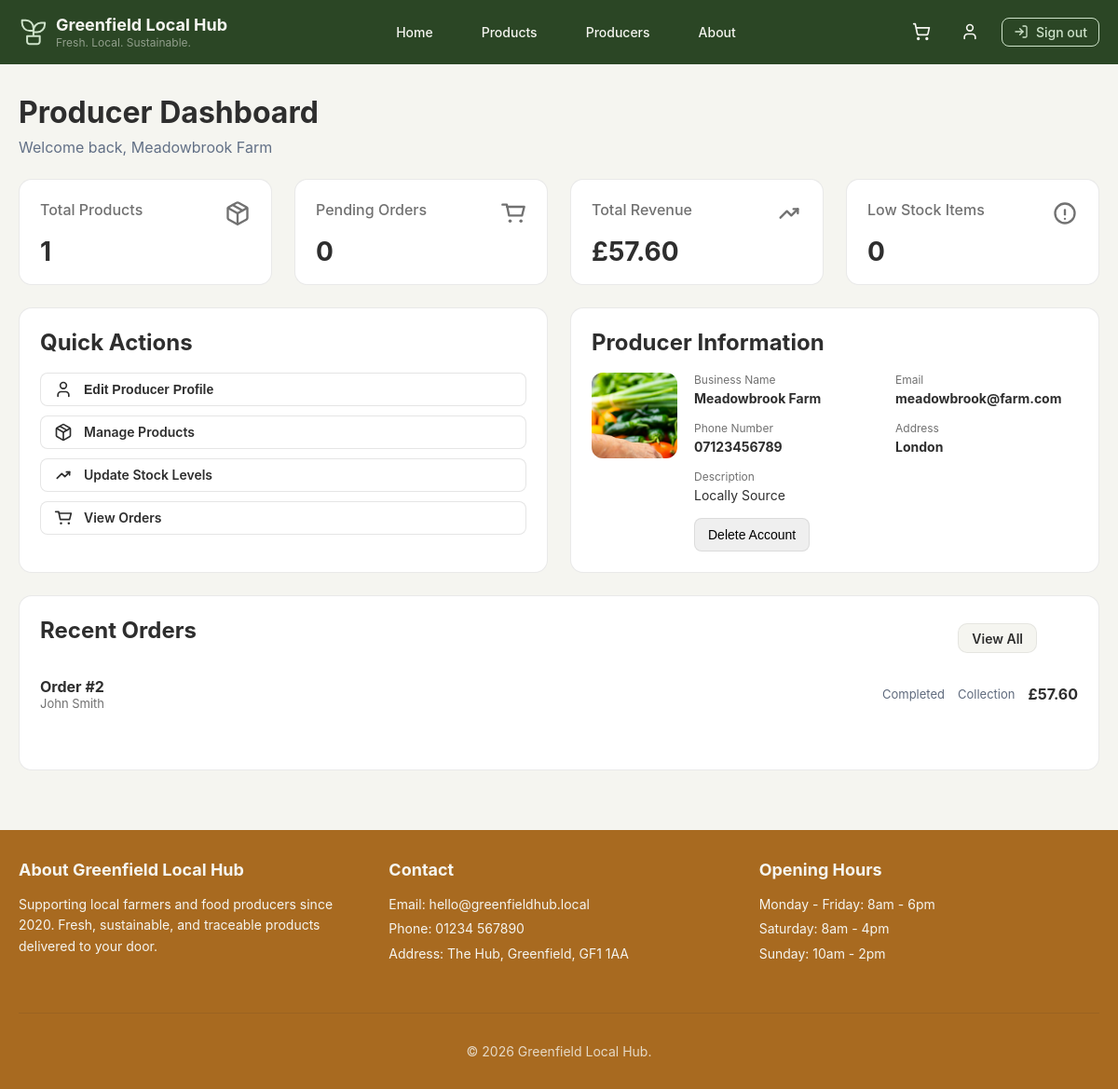
Page /producer-profile (signed in) on the earlier database version.
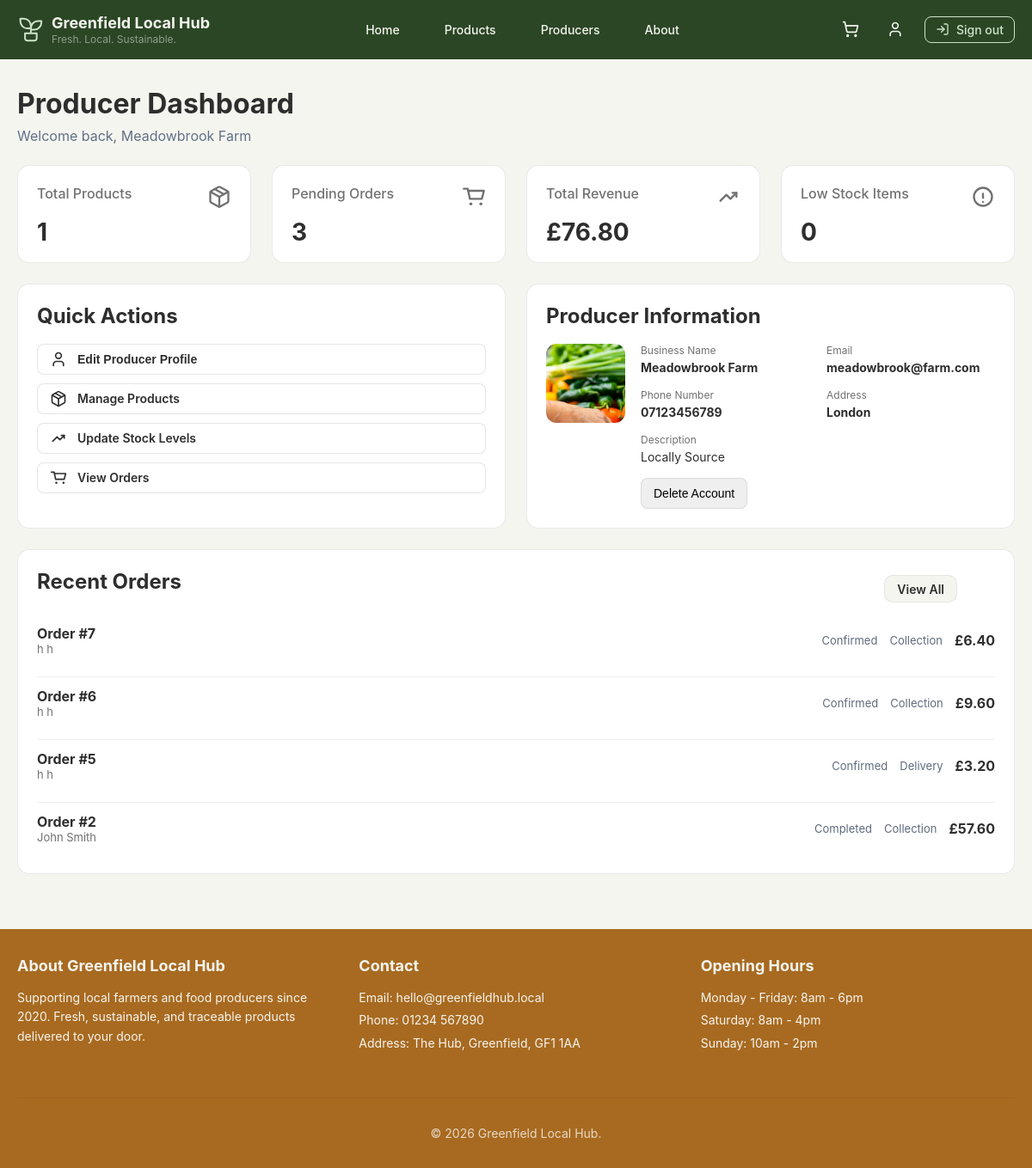
Same page on the later database version.
### tables this page shows
CREATE TABLE orders (
order_id INTEGER PRIMARY KEY AUTOINCREMENT,
customer_id INTEGER NOT NULL,
order_date TEXT NOT NULL,
status TEXT NOT NULL,
collection_or_delivery TEXT NOT NULL,
scheduled_time TEXT NOT NULL,
scheduled_date TEXT NOT NULL DEFAULT '',
scheduled_slot TEXT NOT NULL DEFAULT '',
total_price NUMERIC NOT NULL,
loyalty_reward_code TEXT,
loyalty_discount NUMERIC NOT NULL DEFAULT 0,
points_redeemed INTEGER NOT NULL DEFAULT 0,
FOREIGN KEY (customer_id) REFERENCES customer(customer_id) ON DELETE CASCADE ON DELETE CASCADE
);

### app.py (the view, shortened to what this page needs)
@app.route("/producer-profile", methods=["GET", "POST"])
@login_required
def producer_profile():
    db = get_db()
    producer = db.execute(
        """
        SELECT
            business_registration_number,
            business_name,
            business_email,
            business_phone_number,
            business_address,
            description,
            image_url,
            production_method,
            sustainability_info
        FROM producer
        WHERE producer_id = ?
        """,
        (current_user.id,),
    ).fetchone()
    metrics = get_producer_metrics(db, current_user.id)
    orders = get_producer_orders(db, current_user.id)
    recent_orders = orders
    profile_complete, missing_profile_fields = get_producer_profile_completion(producer)
    db.close()
    return render_template(
        "producer-dashboard.html",
        producer=producer,
        metrics=metrics,
        orders=orders,
        recent_orders=recent_orders,
        profile_complete=profile_complete,
        missing_profile_fields=missing_profile_fields,
    )

### app.py (called while the page is built)
def get_db():
    db = sqlite3.connect("glh.db")
    db.row_factory = sqlite3.Row
    db.execute("PRAGMA foreign_keys = ON")
    return db

def get_next_statuses(status, collection_or_delivery):
    transitions = ORDER_STATUS_TRANSITIONS.get(status, {})
    return transitions.get(collection_or_delivery, [])

def get_producer_profile_completion(producer):
    required_fields = {
        "image_url": "profile image",
        "description": "description",
        "production_method": "production method",
        "sustainability_info": "sustainability information",
    }
    missing_fields = [
        label
        for field, label in required_fields.items()
        if not producer or not producer[field] or not str(producer[field]).strip()
    ]
    return len(missing_fields) == 0, missing_fields

@app.context_processor
def inject_cart_count():
    if current_user.is_authenticated and current_user.user_type == "customer":
        db = get_db()
        count = get_cart_count(db, current_user.id)
        db.close()
        return {"cart_count": count}
    return {"cart_count": 0}

### templates/producer-dashboard.html (shortened to what the changed rows need)
{% extends "base.html" %}  {% block content %} {% set pending_statuses =
['Confirmed', 'Preparing'] %} {% set counts = namespace(pending=0, active=0,
completed=0) %} {% for order in orders %} {% if order.status in pending_statuses
%} {% set counts.pending = counts.pending + 1 %} {% endif %} {% endfor %}
<section class="producer-dashboard-page">
  <div class="container producer-dashboard-container">
    <div class="producer-dashboard-header">
      <h1>Producer Dashboard</h1>
    </div>
    <div class="producer-dashboard-stats">
      <article class="producer-dashboard-stat">
        <div class="producer-dashboard-stat_top">
          <span>Pending Orders</span>
        </div>
        <strong>{{ counts.pending }}</strong>
      </article>
      <article class="producer-dashboard-stat">
        <div class="producer-dashboard-stat_top">
          <span>Total Revenue</span>
        </div>
        <strong>£{{ '%.2f'|format(metrics.total_revenue or 0) }}</strong>
      </article>
    </div>
    <div class="producer-dashboard-main">
      <section class="producer-dashboard-card producer-dashboard-card--actions">
        <h2>Quick Actions</h2>
      </section>
      <section class="producer-dashboard-card producer-dashboard-card--profile">
        <h2>Producer Information</h2>
      </section>
    </div>
    <section class="producer-dashboard-card producer-dashboard-card--orders">
      <div class="producer-dashboard-card_header">
        <h2>Recent Orders</h2>
      </div>
      {% if recent_orders %}
      <div class="producer-dashboard-order-list">
        {% for order in recent_orders %}
        <article class="producer-dashboard-order-row">
          <div>
            <h3>Order #{{ order.order_id }}</h3>
            <p>{{ order.customer_name }}</p>
          </div>
          <div class="producer-dashboard-order-row_meta">
            <span>{{ order.status }}</span>
            <span>{{ order.collection_or_delivery }}</span>
            <strong>£{{ '%.2f'|format(order.producer_total) }}</strong>
          </div>
        </article>
        {% endfor %}
      </div>
      {% else %}
      <div class="producer-dashboard-empty-state">No pending orders</div>
      {% endif %}
    </section>
  </div>
</section>
{% endblock %}

Differences in the rows shown:
added orders: order_id "7", customer_name "h h", status "Confirmed", collection_or_delivery "Collection", producer_total "6.40"
added orders: order_id "6", customer_name "h h", status "Confirmed", collection_or_delivery "Collection", producer_total "9.60"
added orders: order_id "5", customer_name "h h", status "Confirmed", collection_or_delivery "Delivery", producer_total "3.20"
Other differences:
{{ counts.pending }}: "0" → "3"
{{ '%.2f'|format(metrics.total_revenue or 0) }}: "57.60" → "76.80"
